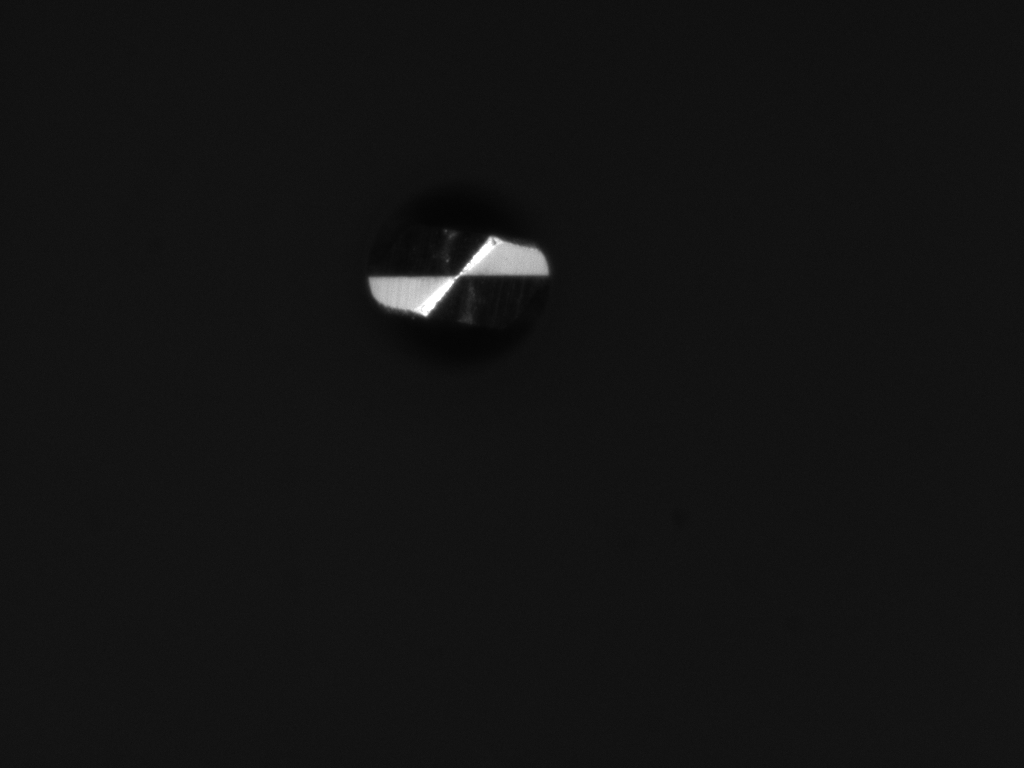
#> input picture imgs2/1-1500.png, 1024 x 768 px
$ python kmeans1500.py
#> lines starting #> are read from the running program, lines starting #| are printed output that depends on the picture; after the words box and inside, x2 and y2 are one past the last pixel; in counts of white or black regions, pixels touching at a corner belong together
import cv2
import numpy as np

# 读取彩色图像
img = cv2.imread('imgs2/1-1500.png')
#> img is the input picture: shape (768, 1024, 3); min 3, max 255, mean 19.3

# 将图像数据转换为二维数组形式
values = img.reshape((-1, 3))
values = np.float32(values)

# K-Means聚类
K = 4
criteria = (cv2.TERM_CRITERIA_EPS + cv2.TERM_CRITERIA_MAX_ITER, 10, 1.0)
ret, label, center = cv2.kmeans(values, K, None, criteria, 10, cv2.KMEANS_RANDOM_CENTERS)
#> ret = 14962153.7; center = [[18.17, 18.17, 18.17], [245.3, 245.3, 245.3], [94.12, 94.12, 94.12], [182, 182, 182]]

# 创建新图像并根据聚类标签对像素点着色
segmented_img = np.zeros_like(values)
# segmented_img[np.where(label == 0)[0], :] = [255, 0, 0] # 给第0类像素点赋值蓝色
# segmented_img[np.where(label == 1)[0], :] = [0, 255, 0]  # 给第1类像素点赋值绿色
# segmented_img[np.where(label == 2)[0], :] = [0, 0, 255] # 给第2类像素点赋值红色
segmented_img[np.where(label == 3)[0], :] = [0, 255, 0] # 给第3类像素点赋值黑色
# segmented_img[np.where(label == 4)[0], :] = [255, 255, 255] # 给第3类像素点赋值白色

# 将分割后图像重新转化成与原图像相同的维度
segmented_img = segmented_img.reshape(img.shape)
# 创建掩膜图像
mask = np.zeros(segmented_img.shape[:2], dtype=np.uint8)
mask[np.where(np.all(segmented_img == [0, 255, 0], axis=-1))] = 255


# # 进行形态学开运算，去掉周围的绿色点
kernel = np.ones((5, 5), np.uint8)
opening = cv2.morphologyEx(mask, cv2.MORPH_OPEN, kernel)
#
# # 进行形态学闭运算，填充区域内部空隙
closing = cv2.morphologyEx(opening, cv2.MORPH_CLOSE, kernel)


# 找到轮廓并获取最大轮廓及其面积
contours, _ = cv2.findContours(closing, cv2.RETR_EXTERNAL, cv2.CHAIN_APPROX_SIMPLE)
# max_contour = max(contours, key=cv2.contourArea)
total_area = 0
for i, contour in enumerate(contours):
    # 计算轮廓面积
    area = cv2.contourArea(contour)
    total_area += area
# 绘制最大轮廓并显示在原图上
print(total_area)
output = img.copy()
cv2.drawContours(output, contours, -1, (0, 255, 0), 2)
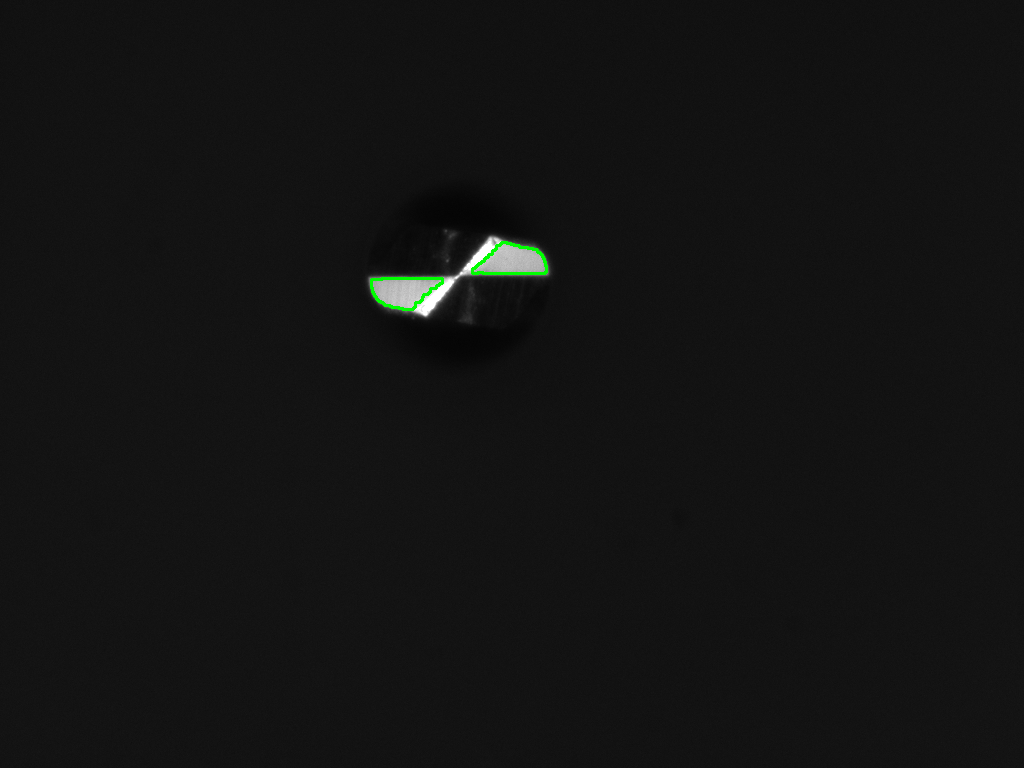
#> output: shape (768, 1024, 3); 0.15% of pixels changed, all inside (x1, y1, x2, y2) = (370, 241, 548, 311)
cv2.imshow('Contour', output)

# 显示聚类结果
cv2.imshow('Image', img)
cv2.imshow('Segmented Image', segmented_img)
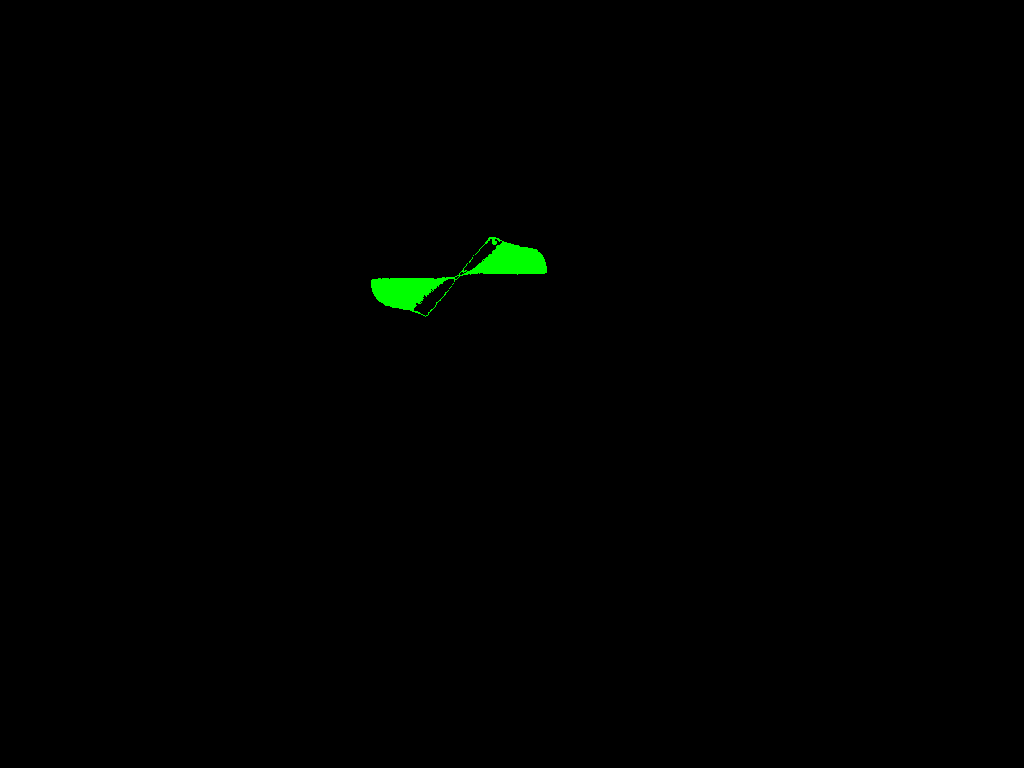
#> window 'Segmented Image': shape (768, 1024, 3); mean B, G, R 0, 1.2, 0
cv2.imshow('Mask', closing)
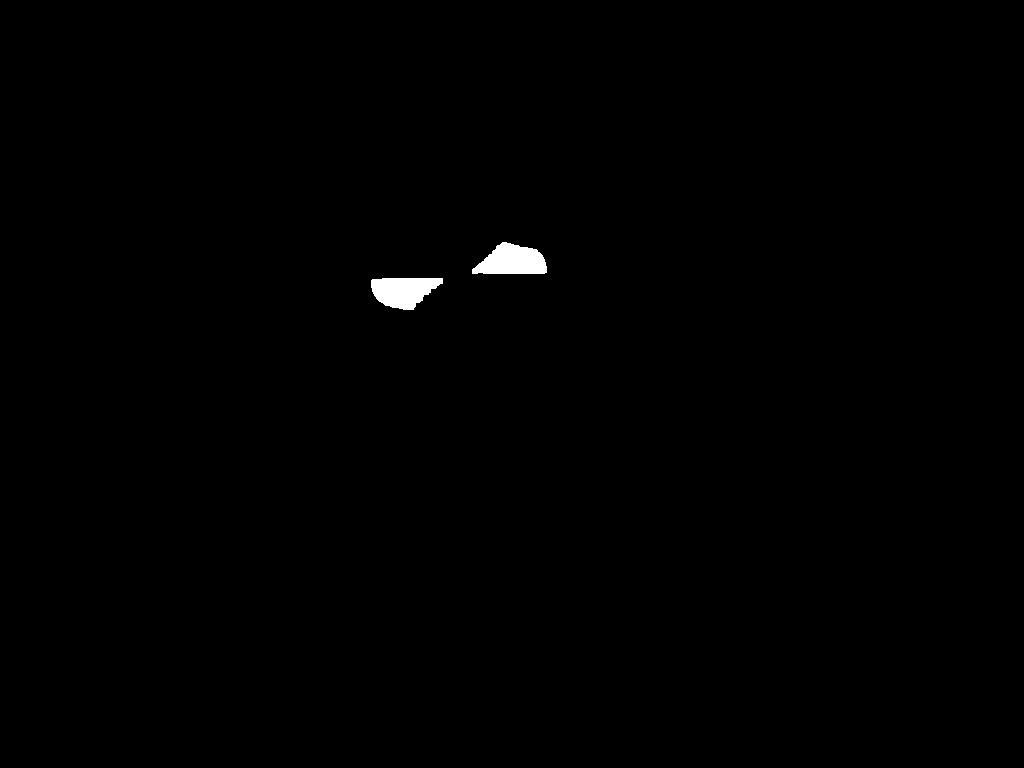
#> window 'Mask': shape (768, 1024); 0.42% white; 2 white regions, box (x1, y1, x2, y2) and area: (472, 242, 547, 274) 1693, (371, 278, 443, 310) 1635
cv2.imwrite('Contour1500.png', output)
# 等待关闭窗口
cv2.waitKey(0)
cv2.destroyAllWindows()
